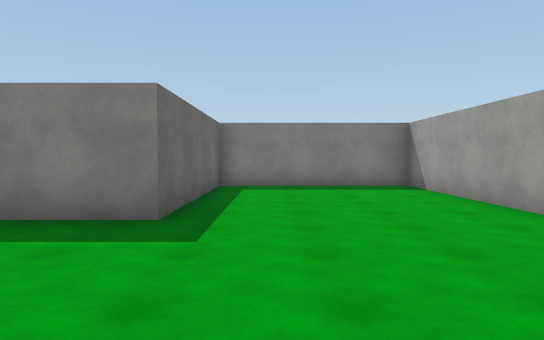
View 1 (above)

24 first-person views from a walk through a scene from a Unity 3-D project. The camera is 1.4 m above the floor, tilts 2° down and sees 70° across. The floor is counted in squares, 2 m on a side. Each view is taken from the middle of a square. On the plan, view 1 faces up. The plan holds only what a view shows up to about 11 squares ahead; the rest is blank. The place goes on beyond the plan. The player character is not drawn. Surface patterns are stand-ins for the level's own textures.

View 2
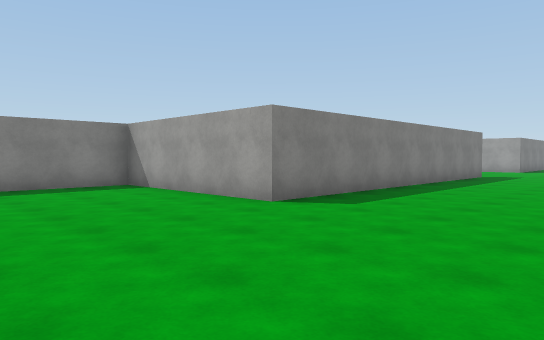

View 3
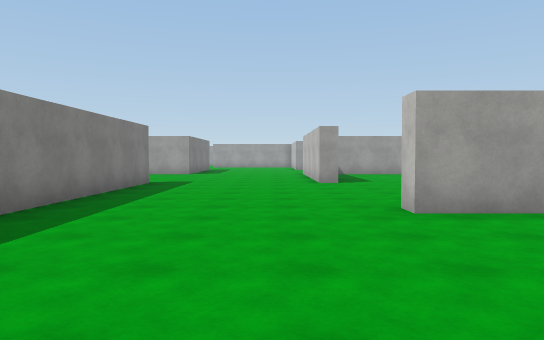

View 4
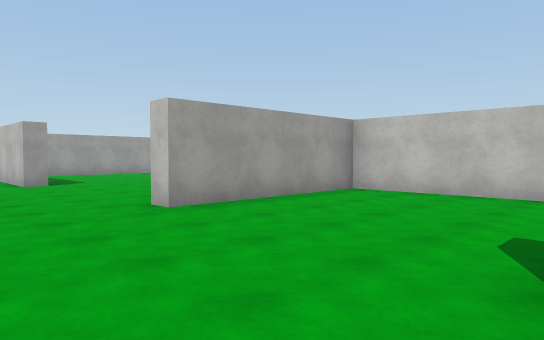

View 5
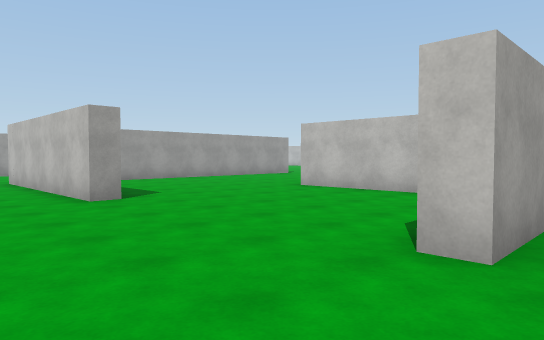

View 6
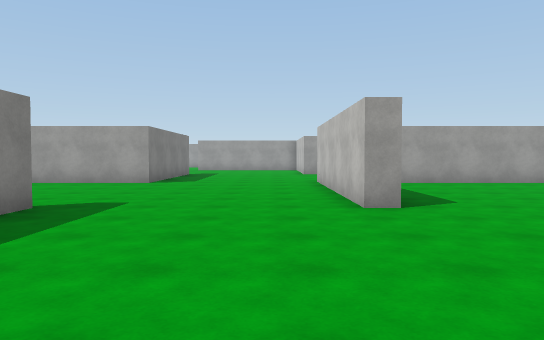

View 7
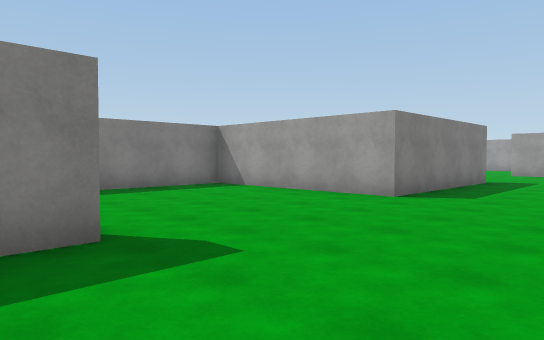

View 8
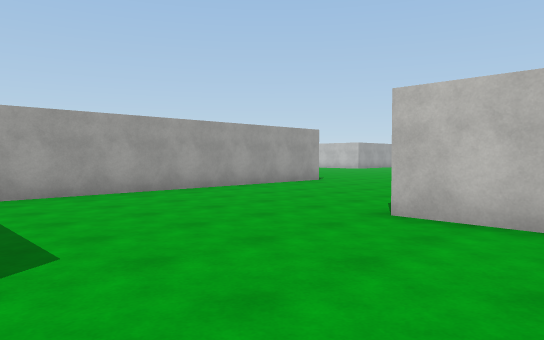

View 9
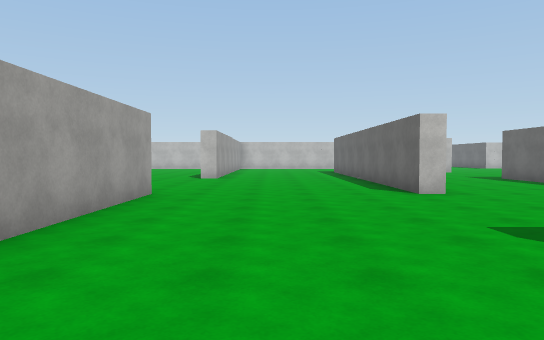

View 10
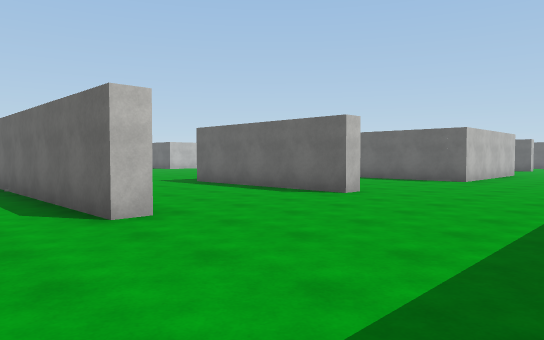

View 11
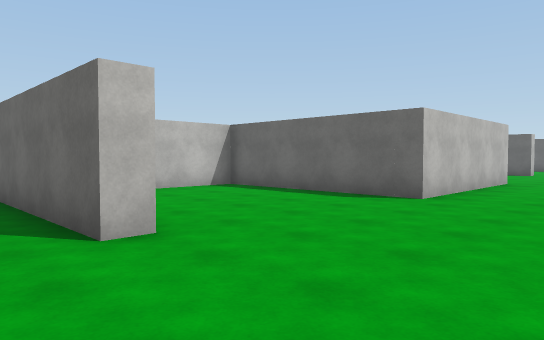

View 12
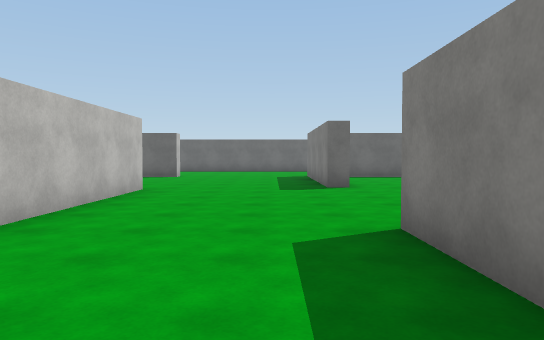

View 13
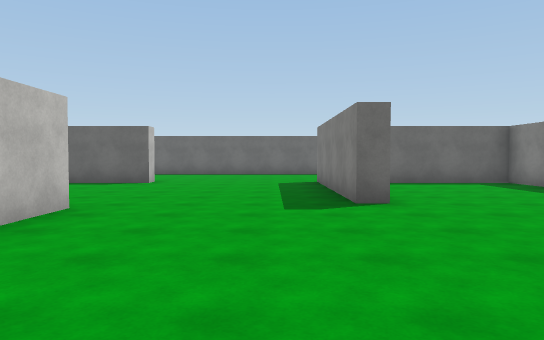

View 14
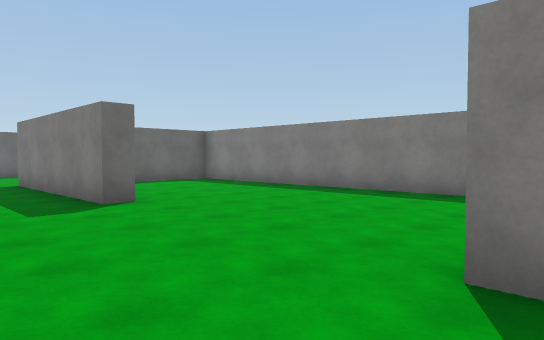

View 15
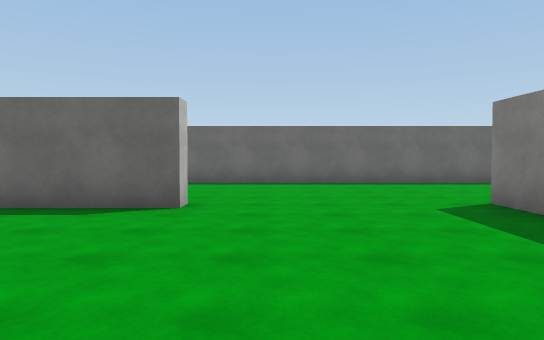

View 16
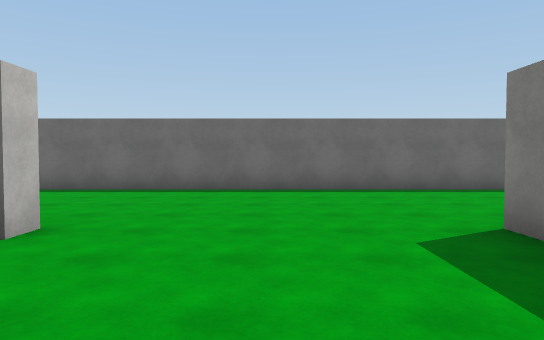

View 17
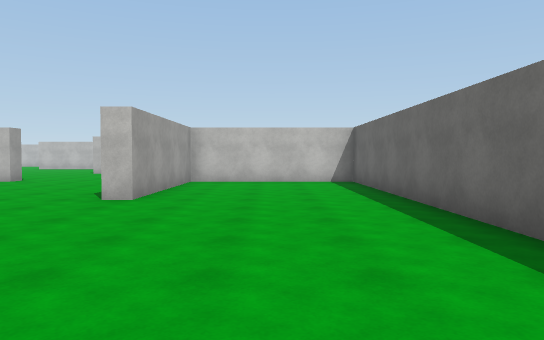

View 18
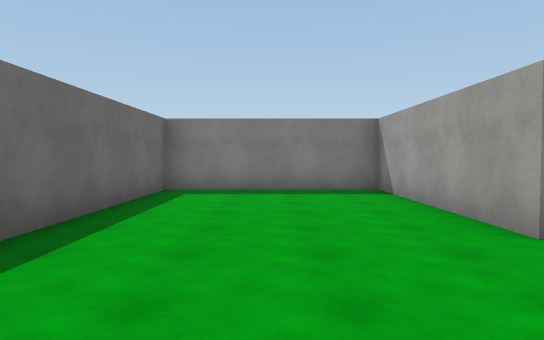

View 19
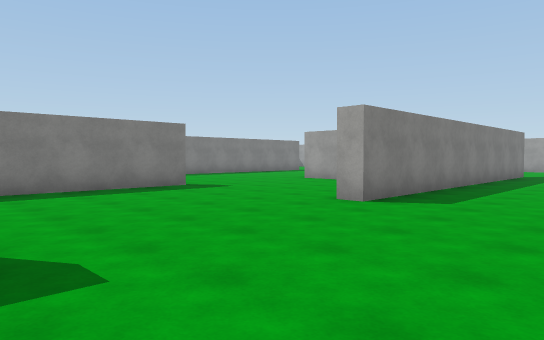

View 20
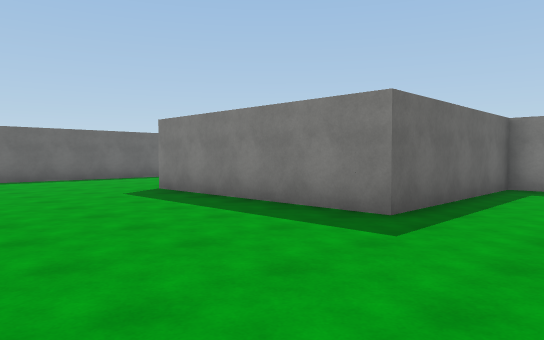

View 21
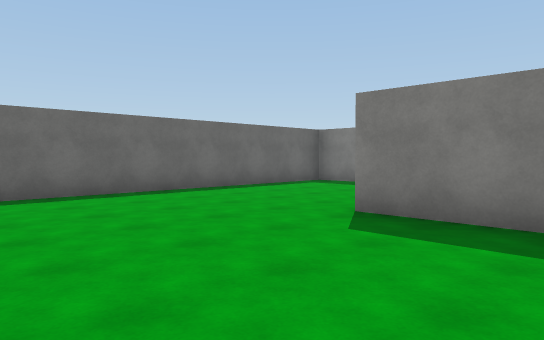

View 22
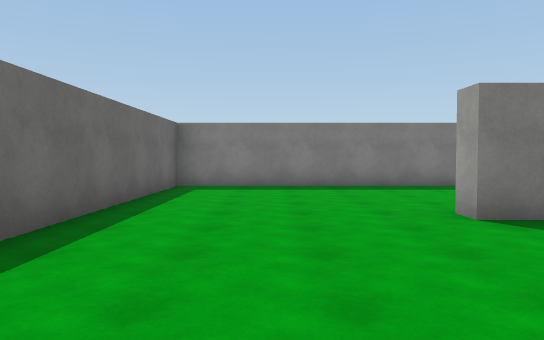

View 23
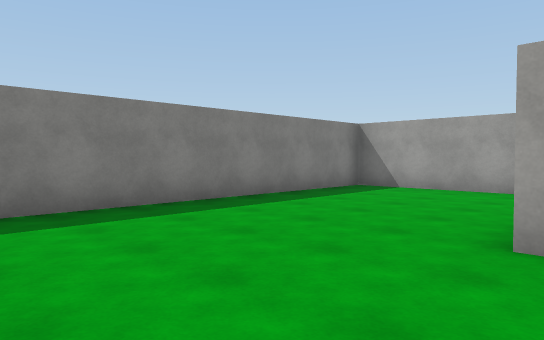

View 24
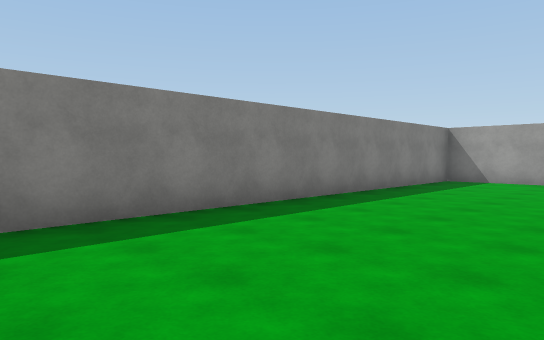

### Floor plan
Points are (right, up) in squares from view 1. A wall is a line through its corners. A room is listed if a view was taken in it or the views show most of it. See-through windows are left out.
Room 1 (views 1, 2, 3, 4, 5, 6, 7, 8, 9, 10, 11, 12, 13, 14, 15, 16, 17, 18, 19, 20, 21, 22, 23, 24)
walls: (4.2, -5.3) (7.7, -5.3) (7.7, -0.8) (8.2, -0.8); (3.2, -0.7) (-6.2, -0.7) (-6.2, -3.9); (10.2, -5.3) (13.2, -5.3); (10.4, -5.7) (3.3, -5.7) (3.3, -5.2); (-1.7, -5.1) (-1.7, -5.7) (-6.7, -5.7) (-6.7, -0.7) (-11.2, -0.7) (-11.2, -14.7) (-6.7, -14.7) (-6.7, -10.2) (-6.2, -10.2) (-6.2, -12.8); (8.1, -10.2) (8.7, -10.2) (8.7, -15.2); (13.2, -0.9) (13.2, -0.3) (18.7, -0.3); (-1.3, -9.7) (3.7, -9.7) (3.7, -14.7) (5.9, -14.7); (12.6, -10.2) (13.2, -10.2) (13.2, -15.5); (13.4, 4.2) (3.3, 4.2) (3.3, 9.2) (-1.2, 9.2) (-1.2, 4.2) (-6.7, 4.2) (-6.7, 4.8); (-1.7, 5.9) (-1.7, 9.2) (-11.2, 9.2) (-11.2, 1.2); (18.2, -10.3) (18.2, -2.3); (22.5, 4.2) (18.2, 4.2) (18.2, 9.2) (7.6, 9.2)

Positions as (right, up) in squares from view 1, and headings:
1: (0, 0), facing up
2: (-1, 0), facing up-right
3: (3, 1), facing right
4: (3, 2), facing down-right
5: (7, 2), facing down-right
6: (8, 1), facing right
7: (12, 1), facing up-right
8: (11, -1), facing down-right
9: (16, -3), facing down
10: (15, -6), facing down-left
11: (10, -7), facing down-left
12: (7, -7), facing left
13: (4, -7), facing left
14: (4, -8), facing up-left
15: (-1, -9), facing left
16: (-3, -8), facing left
17: (-9, -4), facing down
18: (-9, -9), facing up
19: (-2, -9), facing up-right
20: (1, 0), facing up-left
21: (-4, 0), facing up-left
22: (-9, 0), facing up
23: (-10, 4), facing up-right
24: (7, 5), facing up-right
